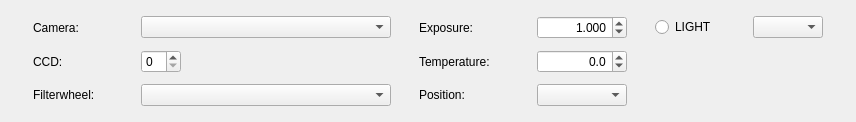
<?xml version="1.0" encoding="UTF-8"?>
<ui version="4.0">
 <class>TaskCreator</class>
 <widget class="QWidget" name="TaskCreator">
  <property name="geometry">
   <rect>
    <x>0</x>
    <y>0</y>
    <width>856</width>
    <height>122</height>
   </rect>
  </property>
  <property name="windowTitle">
   <string>Form</string>
  </property>
  <layout class="QGridLayout" name="gridLayout">
   <item row="2" column="3">
    <widget class="QComboBox" name="filterpositionComboBox"/>
   </item>
   <item row="1" column="2">
    <widget class="QLabel" name="temperatureLabel">
     <property name="text">
      <string>Temperature:</string>
     </property>
    </widget>
   </item>
   <item row="1" column="3">
    <widget class="QDoubleSpinBox" name="temperatureSpinBox">
     <property name="maximumSize">
      <size>
       <width>90</width>
       <height>16777215</height>
      </size>
     </property>
     <property name="alignment">
      <set>Qt::AlignRight|Qt::AlignTrailing|Qt::AlignVCenter</set>
     </property>
     <property name="decimals">
      <number>1</number>
     </property>
     <property name="minimum">
      <double>-60.000000000000000</double>
     </property>
     <property name="maximum">
      <double>30.000000000000000</double>
     </property>
     <property name="singleStep">
      <double>0.100000000000000</double>
     </property>
    </widget>
   </item>
   <item row="0" column="3">
    <widget class="QDoubleSpinBox" name="exposureTime">
     <property name="maximumSize">
      <size>
       <width>90</width>
       <height>16777215</height>
      </size>
     </property>
     <property name="alignment">
      <set>Qt::AlignRight|Qt::AlignTrailing|Qt::AlignVCenter</set>
     </property>
     <property name="decimals">
      <number>3</number>
     </property>
     <property name="maximum">
      <double>3600.000000000000000</double>
     </property>
     <property name="value">
      <double>1.000000000000000</double>
     </property>
    </widget>
   </item>
   <item row="1" column="0">
    <widget class="QLabel" name="ccdLabel">
     <property name="text">
      <string>CCD:</string>
     </property>
    </widget>
   </item>
   <item row="0" column="1">
    <widget class="DeviceSelector" name="cameraComboBox">
     <property name="minimumSize">
      <size>
       <width>250</width>
       <height>0</height>
      </size>
     </property>
    </widget>
   </item>
   <item row="0" column="0">
    <widget class="QLabel" name="cameraLabel">
     <property name="maximumSize">
      <size>
       <width>80</width>
       <height>16777215</height>
      </size>
     </property>
     <property name="text">
      <string>Camera:</string>
     </property>
    </widget>
   </item>
   <item row="0" column="4">
    <widget class="QRadioButton" name="lightRadioButton">
     <property name="maximumSize">
      <size>
       <width>70</width>
       <height>16777215</height>
      </size>
     </property>
     <property name="text">
      <string>LIGHT</string>
     </property>
    </widget>
   </item>
   <item row="2" column="0">
    <widget class="QLabel" name="filterwheelLabel">
     <property name="text">
      <string>Filterwheel:</string>
     </property>
    </widget>
   </item>
   <item row="2" column="1">
    <widget class="DeviceSelector" name="filterwheelComboBox"/>
   </item>
   <item row="0" column="2">
    <widget class="QLabel" name="exposureLabel">
     <property name="maximumSize">
      <size>
       <width>90</width>
       <height>16777215</height>
      </size>
     </property>
     <property name="text">
      <string>Exposure:</string>
     </property>
    </widget>
   </item>
   <item row="2" column="2">
    <widget class="QLabel" name="positionLabel">
     <property name="text">
      <string>Position:</string>
     </property>
    </widget>
   </item>
   <item row="1" column="1">
    <widget class="QSpinBox" name="ccdSpinBox">
     <property name="maximumSize">
      <size>
       <width>40</width>
       <height>16777215</height>
      </size>
     </property>
    </widget>
   </item>
   <item row="0" column="5">
    <widget class="QComboBox" name="binningComboBox">
     <property name="maximumSize">
      <size>
       <width>70</width>
       <height>16777215</height>
      </size>
     </property>
    </widget>
   </item>
  </layout>
 </widget>
 <customwidgets>
  <customwidget>
   <class>DeviceSelector</class>
   <extends>QComboBox</extends>
   <header>deviceselector.h</header>
  </customwidget>
 </customwidgets>
 <resources/>
 <connections>
  <connection>
   <sender>cameraComboBox</sender>
   <signal>currentIndexChanged(int)</signal>
   <receiver>TaskCreator</receiver>
   <slot>selectCamera(int)</slot>
   <hints>
    <hint type="sourcelabel">
     <x>184</x>
     <y>28</y>
    </hint>
    <hint type="destinationlabel">
     <x>116</x>
     <y>16</y>
    </hint>
   </hints>
  </connection>
  <connection>
   <sender>filterwheelComboBox</sender>
   <signal>currentIndexChanged(int)</signal>
   <receiver>TaskCreator</receiver>
   <slot>selectFilterwheel(int)</slot>
   <hints>
    <hint type="sourcelabel">
     <x>160</x>
     <y>101</y>
    </hint>
    <hint type="destinationlabel">
     <x>121</x>
     <y>116</y>
    </hint>
   </hints>
  </connection>
 </connections>
 <slots>
  <slot>selectCamera(int)</slot>
  <slot>selectFilterwheel(int)</slot>
 </slots>
</ui>
